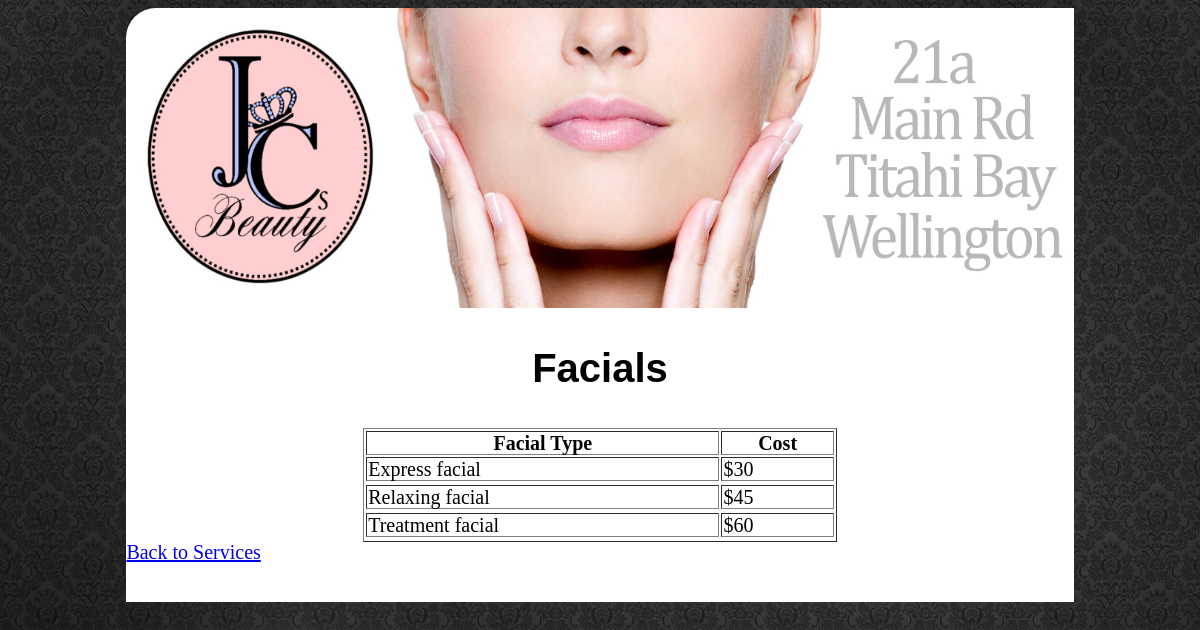
The page /Facials.php (signed in) on the database its author committed.
### tables this page shows
CREATE TABLE IF NOT EXISTS `tblfacials` (
  `id` int(11) NOT NULL,
  `service` varchar(500) NOT NULL,
  `price` varchar(100) NOT NULL
);

### Facials.php (the view, shortened to what this page needs)
<?php
 include_once("DatabaseLogin.php");
?>
<!DOCTYPE html>
<html>
<head>
<link rel="stylesheet" type="text/css" href="Css.css">
</head>
<body>
	<div id="Main">
		<div id="Header">
			<img src="Header2.jpg" alt="Header_Image" style="width:100%;height:300px">
		</div>
	<div id="Content">
	<h1>Facials</h1>
<div id="info">
<?php
		echo "<table border='1' align='center' width='50%'>";
		echo "<tr>".
				"<th>Facial Type</th><th>Cost</th>".
			  "</tr>";
	  	$result = mysqli_query($con,"SELECT * FROM tblfacials");
		while ($row=mysqli_fetch_row($result))
		{
		  	echo "<tr>".
		  	 	  	 "<td> ".$row[1] . "</td>".
		  	 	     "<td> " .$row[2]. "</td>".
		  	     "<tr>";
		  }
		   echo "</table>";
 	?>
<a href="Services.php">Back to Services</a>
</div>
</div>
</div>
</body>
</html>

### Css.css (style rules this page uses)
h1 { text-align:center; }
#Content { background: white; margin-left:10%; margin-right:10%; line-height:20px; padding-bottom:40px; margin-top:0px; overflow: auto }
#Header img { border-radius: 30px 0px 0px 0px; margin-top:0px; margin-bottom:0px; }
#Header { height:300px; margin-right:10%; margin-left:10%; margin-top:0px; margin-bottom:0px; }
h1 { text-align: center; font-family: Tahoma, Arial, sans-serif; color:black; margin: 50px 0; }

### rows shown on the page
tblfacials: service "Express facial", price "$30"
tblfacials: service "Relaxing facial", price "$45"
tblfacials: service "Treatment facial", price "$60"
